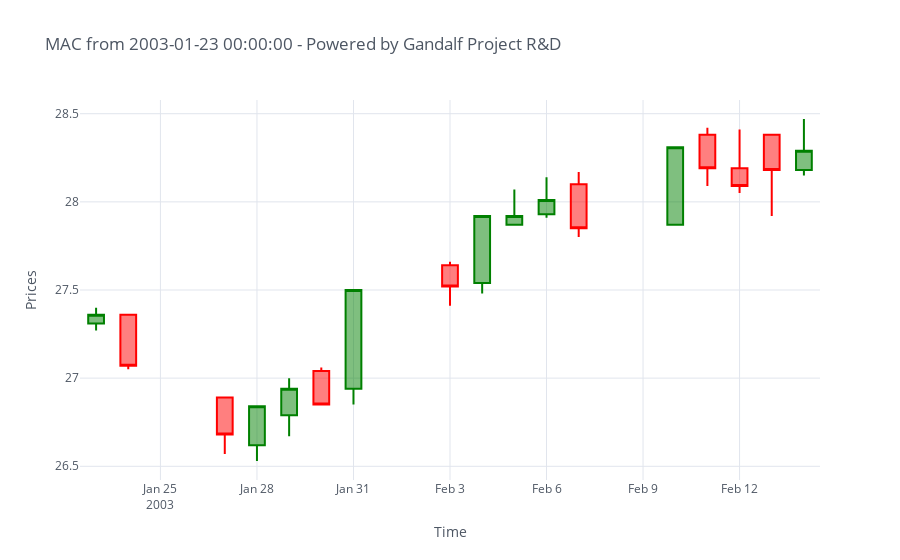
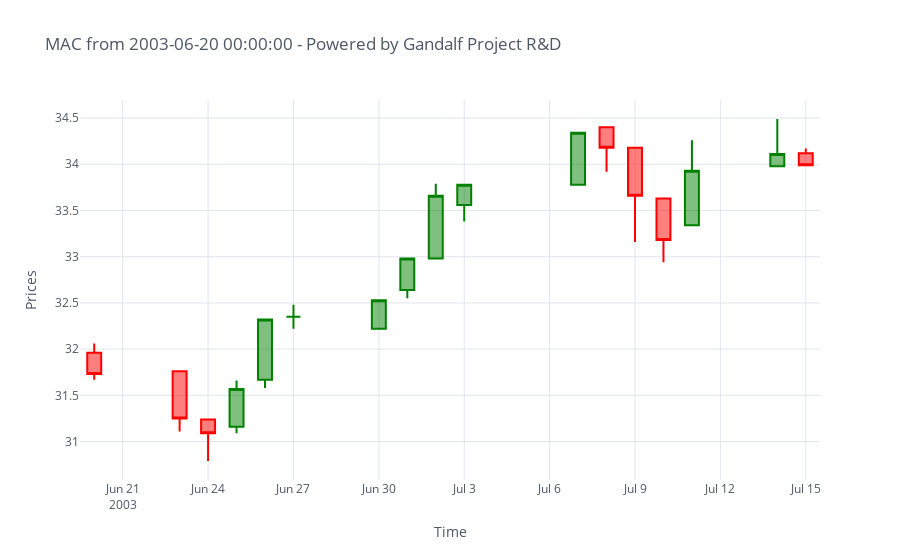
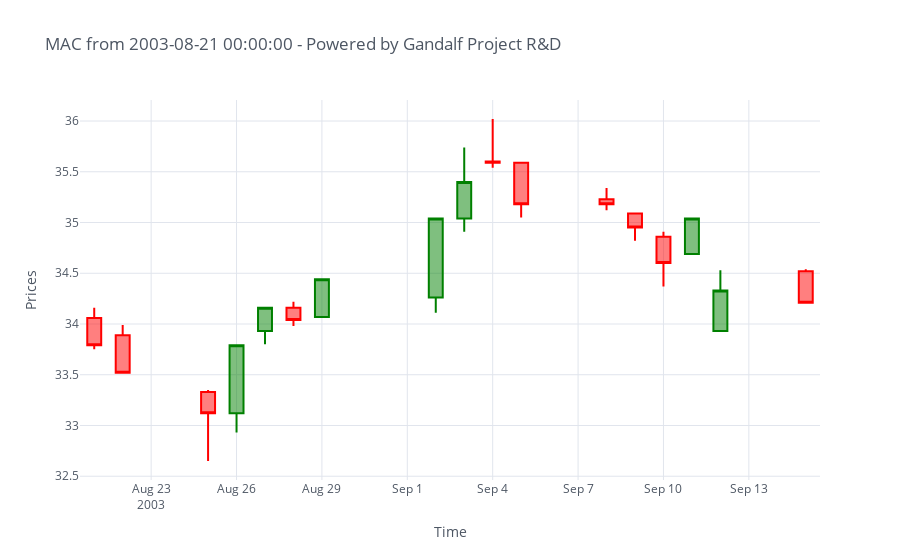
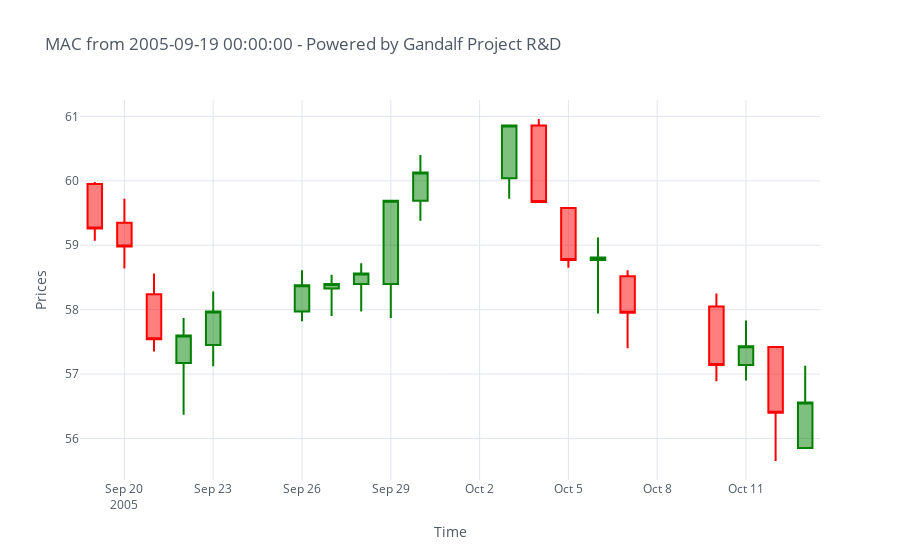

Notebook source saved alongside these figures, in order:
### Code cell
def plot_patterns(dataframe,results):
    """
    Function that plots every single pattern occurrence
    """
    for date in results:
        single_case = dataframe[(dataframe.index >= (date - pd.Timedelta(days = 5))) & \
                                (dataframe.index <= (date + pd.Timedelta(days = 20)))]    
        graph_title = ticker + " from " + str(single_case.index[0]) + " - Powered by Gandalf Project R&D"

        single_case.iplot(kind = 'candle',theme = 'white',
                          up_color = "green", down_color = "red",
                          title = graph_title, xTitle = "Time", yTitle = "Prices")
    return

plot_patterns(dataset,results[0])

### Figure 1 — Plotly figure (JSON) as saved in the notebook; plotly's stock layout.template omitted (floating-point values rounded to 4 significant figures)
{"data": [{"close": [27.36, 27.07, 26.68, 26.84, 26.94, 26.85, 27.5, 27.52, 27.92, 27.92, 28.01, 27.85, 28.31, 28.19, 28.09, 28.18, 28.29], "decreasing": {"line": {"color": "red"}}, "high": [27.4, 27.36, 26.89, 26.84, 27, 27.06, 27.5, 27.66, 27.92, 28.07, 28.14, 28.17, 28.31, 28.42, 28.41, 28.38, 28.47], "increasing": {"line": {"color": "green"}}, "low": [27.27, 27.05, 26.57, 26.53, 26.67, 26.85, 26.85, 27.41, 27.48, 27.87, 27.91, 27.8, 27.87, 28.09, 28.05, 27.92, 28.15], "open": [27.31, 27.36, 26.89, 26.62, 26.79, 27.04, 26.94, 27.64, 27.54, 27.87, 27.93, 28.1, 27.87, 28.38, 28.19, 28.38, 28.18], "showlegend": false, "type": "candlestick", "x": ["2003-01-23", "2003-01-24", "2003-01-27", "2003-01-28", "2003-01-29", "2003-01-30", "2003-01-31", "2003-02-03", "2003-02-04", "2003-02-05", "2003-02-06", "2003-02-07", "2003-02-10", "2003-02-11", "2003-02-12", "2003-02-13", "2003-02-14"], "yaxis": "y2"}], "layout": {"legend": {"bgcolor": "#FFFFFF", "font": {"color": "#4D5663"}}, "paper_bgcolor": "#FFFFFF", "plot_bgcolor": "#FFFFFF", "title": {"font": {"color": "#4D5663"}, "text": "MAC from 2003-01-23 00:00:00 - Powered by Gandalf Project R&D"}, "xaxis": {"gridcolor": "#E1E5ED", "rangeslider": {"visible": false}, "showgrid": true, "tickfont": {"color": "#4D5663"}, "title": {"font": {"color": "#4D5663"}, "text": "Time"}, "zerolinecolor": "#E1E5ED"}, "yaxis": {"gridcolor": "#E1E5ED", "showgrid": true, "showticklabels": false, "tickfont": {"color": "#4D5663"}, "title": {"font": {"color": "#4D5663"}, "text": "Prices"}, "zerolinecolor": "#E1E5ED"}, "yaxis2": {"gridcolor": "#E1E5ED", "showgrid": true, "tickfont": {"color": "#4D5663"}, "title": {"font": {"color": "#4D5663"}, "text": "Prices"}, "zerolinecolor": "#E1E5ED"}}}

### Figure 2 — Plotly figure (JSON) as saved in the notebook; plotly's stock layout.template omitted (floating-point values rounded to 4 significant figures)
{"data": [{"close": [31.73, 31.25, 31.09, 31.57, 32.32, 32.35, 32.53, 32.98, 33.66, 33.78, 34.34, 34.18, 33.66, 33.18, 33.93, 34.11, 33.99], "decreasing": {"line": {"color": "red"}}, "high": [32.06, 31.76, 31.25, 31.66, 32.32, 32.48, 32.53, 32.98, 33.79, 33.79, 34.34, 34.4, 34.18, 33.63, 34.26, 34.49, 34.17], "increasing": {"line": {"color": "green"}}, "low": [31.67, 31.11, 30.79, 31.09, 31.58, 32.22, 32.22, 32.55, 32.98, 33.38, 33.78, 33.92, 33.16, 32.94, 33.34, 33.97, 33.98], "open": [31.96, 31.76, 31.24, 31.16, 31.67, 32.35, 32.22, 32.64, 32.98, 33.56, 33.78, 34.4, 34.18, 33.63, 33.34, 33.98, 34.12], "showlegend": false, "type": "candlestick", "x": ["2003-06-20", "2003-06-23", "2003-06-24", "2003-06-25", "2003-06-26", "2003-06-27", "2003-06-30", "2003-07-01", "2003-07-02", "2003-07-03", "2003-07-07", "2003-07-08", "2003-07-09", "2003-07-10", "2003-07-11", "2003-07-14", "2003-07-15"], "yaxis": "y2"}], "layout": {"legend": {"bgcolor": "#FFFFFF", "font": {"color": "#4D5663"}}, "paper_bgcolor": "#FFFFFF", "plot_bgcolor": "#FFFFFF", "title": {"font": {"color": "#4D5663"}, "text": "MAC from 2003-06-20 00:00:00 - Powered by Gandalf Project R&D"}, "xaxis": {"gridcolor": "#E1E5ED", "rangeslider": {"visible": false}, "showgrid": true, "tickfont": {"color": "#4D5663"}, "title": {"font": {"color": "#4D5663"}, "text": "Time"}, "zerolinecolor": "#E1E5ED"}, "yaxis": {"gridcolor": "#E1E5ED", "showgrid": true, "showticklabels": false, "tickfont": {"color": "#4D5663"}, "title": {"font": {"color": "#4D5663"}, "text": "Prices"}, "zerolinecolor": "#E1E5ED"}, "yaxis2": {"gridcolor": "#E1E5ED", "showgrid": true, "tickfont": {"color": "#4D5663"}, "title": {"font": {"color": "#4D5663"}, "text": "Prices"}, "zerolinecolor": "#E1E5ED"}}}

### Figure 3 — Plotly figure (JSON) as saved in the notebook; plotly's stock layout.template omitted (floating-point values rounded to 4 significant figures)
{"data": [{"close": [33.79, 33.52, 33.12, 33.79, 34.16, 34.04, 34.44, 35.04, 35.4, 35.59, 35.18, 35.18, 34.95, 34.6, 35.04, 34.33, 34.21], "decreasing": {"line": {"color": "red"}}, "high": [34.16, 33.99, 33.35, 33.79, 34.16, 34.22, 34.45, 35.04, 35.74, 36.02, 35.59, 35.34, 35.09, 34.91, 35.04, 34.53, 34.54], "increasing": {"line": {"color": "green"}}, "low": [33.75, 33.51, 32.65, 32.93, 33.8, 33.98, 34.07, 34.11, 34.91, 35.54, 35.05, 35.12, 34.82, 34.37, 34.69, 33.93, 34.2], "open": [34.06, 33.89, 33.33, 33.12, 33.93, 34.16, 34.07, 34.26, 35.04, 35.6, 35.59, 35.23, 35.09, 34.86, 34.69, 33.93, 34.52], "showlegend": false, "type": "candlestick", "x": ["2003-08-21", "2003-08-22", "2003-08-25", "2003-08-26", "2003-08-27", "2003-08-28", "2003-08-29", "2003-09-02", "2003-09-03", "2003-09-04", "2003-09-05", "2003-09-08", "2003-09-09", "2003-09-10", "2003-09-11", "2003-09-12", "2003-09-15"], "yaxis": "y2"}], "layout": {"legend": {"bgcolor": "#FFFFFF", "font": {"color": "#4D5663"}}, "paper_bgcolor": "#FFFFFF", "plot_bgcolor": "#FFFFFF", "title": {"font": {"color": "#4D5663"}, "text": "MAC from 2003-08-21 00:00:00 - Powered by Gandalf Project R&D"}, "xaxis": {"gridcolor": "#E1E5ED", "rangeslider": {"visible": false}, "showgrid": true, "tickfont": {"color": "#4D5663"}, "title": {"font": {"color": "#4D5663"}, "text": "Time"}, "zerolinecolor": "#E1E5ED"}, "yaxis": {"gridcolor": "#E1E5ED", "showgrid": true, "showticklabels": false, "tickfont": {"color": "#4D5663"}, "title": {"font": {"color": "#4D5663"}, "text": "Prices"}, "zerolinecolor": "#E1E5ED"}, "yaxis2": {"gridcolor": "#E1E5ED", "showgrid": true, "tickfont": {"color": "#4D5663"}, "title": {"font": {"color": "#4D5663"}, "text": "Prices"}, "zerolinecolor": "#E1E5ED"}}}

### Figure 4 — Plotly figure (JSON) as saved in the notebook; plotly's stock layout.template omitted (floating-point values rounded to 4 significant figures)
{"data": [{"close": [59.26, 58.98, 57.54, 57.6, 57.97, 58.38, 58.4, 58.56, 59.69, 60.13, 60.86, 59.67, 58.77, 58.81, 57.95, 57.14, 57.43, 56.4, 56.56], "decreasing": {"line": {"color": "red"}}, "high": [59.98, 59.72, 58.56, 57.87, 58.28, 58.61, 58.54, 58.72, 59.7, 60.4, 60.86, 60.96, 59.58, 59.12, 58.61, 58.25, 57.83, 57.42, 57.13], "increasing": {"line": {"color": "green"}}, "low": [59.07, 58.64, 57.35, 56.37, 57.12, 57.82, 57.9, 57.97, 57.87, 59.38, 59.72, 59.66, 58.65, 57.94, 57.4, 56.89, 56.9, 55.65, 55.85], "open": [59.95, 59.35, 58.24, 57.17, 57.45, 57.97, 58.33, 58.4, 58.4, 59.69, 60.04, 60.86, 59.58, 58.77, 58.52, 58.05, 57.14, 57.42, 55.85], "showlegend": false, "type": "candlestick", "x": ["2005-09-19", "2005-09-20", "2005-09-21", "2005-09-22", "2005-09-23", "2005-09-26", "2005-09-27", "2005-09-28", "2005-09-29", "2005-09-30", "2005-10-03", "2005-10-04", "2005-10-05", "2005-10-06", "2005-10-07", "2005-10-10", "2005-10-11", "2005-10-12", "2005-10-13"], "yaxis": "y2"}], "layout": {"legend": {"bgcolor": "#FFFFFF", "font": {"color": "#4D5663"}}, "paper_bgcolor": "#FFFFFF", "plot_bgcolor": "#FFFFFF", "title": {"font": {"color": "#4D5663"}, "text": "MAC from 2005-09-19 00:00:00 - Powered by Gandalf Project R&D"}, "xaxis": {"gridcolor": "#E1E5ED", "rangeslider": {"visible": false}, "showgrid": true, "tickfont": {"color": "#4D5663"}, "title": {"font": {"color": "#4D5663"}, "text": "Time"}, "zerolinecolor": "#E1E5ED"}, "yaxis": {"gridcolor": "#E1E5ED", "showgrid": true, "showticklabels": false, "tickfont": {"color": "#4D5663"}, "title": {"font": {"color": "#4D5663"}, "text": "Prices"}, "zerolinecolor": "#E1E5ED"}, "yaxis2": {"gridcolor": "#E1E5ED", "showgrid": true, "tickfont": {"color": "#4D5663"}, "title": {"font": {"color": "#4D5663"}, "text": "Prices"}, "zerolinecolor": "#E1E5ED"}}}
